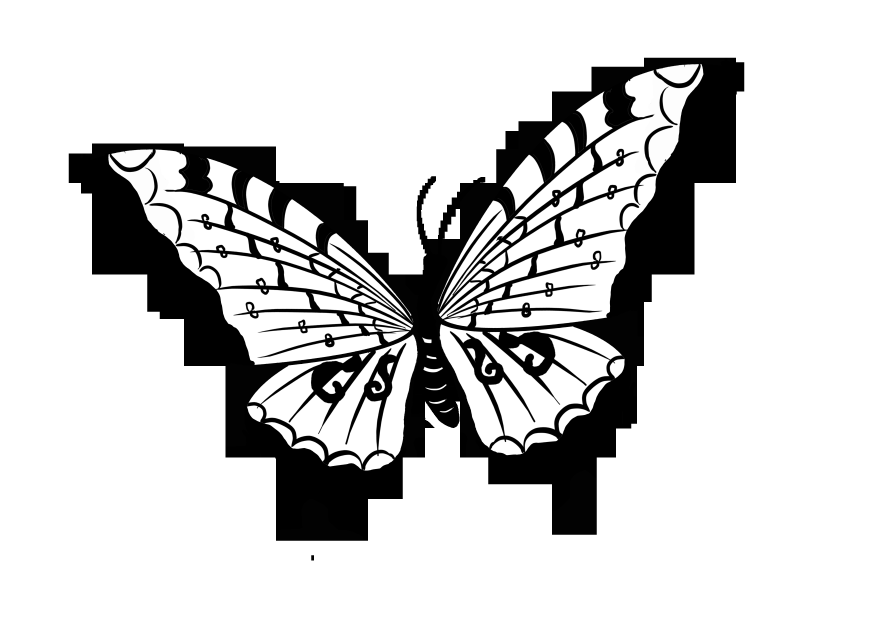
#> input picture lab_1bw.png, 3508 x 2480 px, given in place of 1_8.png, which was not available (shown at 1/4 size)
$ jupyter execute Lab1.ipynb   (shell and % lines are left out)   (text cells are left out)
#> lines starting #> are read from the running program, lines starting #| are printed output that depends on the picture; pictures that were not available may be replaced by others from this repository, and a replacement may not be noted
[cell 1]
import cv2

[cell 2]
import numpy as np

[cell 3]
import matplotlib.pyplot as plt

[cell 4]
img_bw = cv2.imread("./examples/1_8.png", cv2.IMREAD_GRAYSCALE)
#> img_bw is the input picture: shape (2480, 3508); min 0, max 255, mean 207.3

[cell 5]
print(img_bw)
#> (printed output is left out)

[cell 6]
# Створити робоче вікно із заданим розміром
plt.figure(figsize=(5, 5))

# Відобразити зображення
plt.imshow(img_bw, cmap='gray')

# Показати робоче вікно
plt.show();

[cell 7]
img = cv2.imread("./examples/rgb.png")
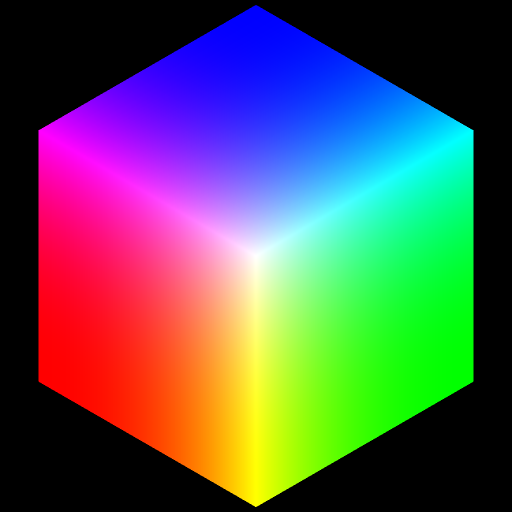
#> input picture lab_1rgb.png, 1024 x 1024 px, given in place of rgb.png, which was not available (shown at 1/2 size)
#> img is the input picture: shape (1024, 1024, 3); mean B, G, R 86.3, 86.3, 86.3

[cell 8]
img_rgb = cv2.cvtColor(img, cv2.COLOR_BGR2RGB)
plt.figure(figsize=(10, 10))
plt.imshow(img_rgb)
plt.show();

[cell 9]
plt.figure(figsize=(10, 10))
plt.imshow(cv2.cvtColor(img, cv2.COLOR_BGR2RGB))
plt.show();

[cell 10]
img_bw.shape
#> Out = (2480, 3508)

[cell 11]
img.shape
#> Out = (1024, 1024, 3)

[cell 12]
print("Type = %s"%(img_bw.dtype))
#| Type = uint8
print("Type = %s"%(img.dtype))
#| Type = uint8

[cell 13]
print("Type = %s"%type(img_bw))
#| Type = <class 'numpy.ndarray'>
print("Type = %s"%type(img))
#| Type = <class 'numpy.ndarray'>

[cell 14]
# (0,0)
print(img_bw[0, 0])
#| 255

# (7, 7)
print(img_bw[int(img_bw.shape[0] / 2 - 1), int(img_bw.shape[1] / 2 - 1)])
#| 0

# (15, 15)
print(img_bw[int(img_bw.shape[0] - 1), int(img_bw.shape[1] - 1)])
#| 255

[cell 15]
# (0, 0)
print(img_rgb[0, 0])
#| [0 0 0]

# (261, 255)
print(img[int(img_rgb.shape[0] / 2 - 1), int(img_rgb.shape[1] / 2 - 1)])
#| [255 255 255]

# (523, 511)
print(img_rgb[int(img_rgb.shape[0] - 1), int(img_rgb.shape[1] - 1)])
#| [0 0 0]

[cell 16]
# піксель з червоним кольором
print(img_rgb[100,100])
#| [0 0 0]

# піксель з зеленим кольором
print(img_rgb[100, 400])
#| [ 19   0 255]

# піксель з синім кольором
print(img_rgb[400, 250])
#| [255  33 213]

[cell 17]
img_crop_bw = img_bw[2:8, 4:12]
print(img_crop_bw)
#| [[255 255 255 255 255 255 255 255]
#|  [255 255 255 255 255 255 255 255]
#|  [255 255 255 255 255 255 255 255]
#|  [255 255 255 255 255 255 255 255]
#|  [255 255 255 255 255 255 255 255]
#|  [255 255 255 255 255 255 255 255]]
plt.imshow(img_crop_bw, cmap='gray')
plt.show()
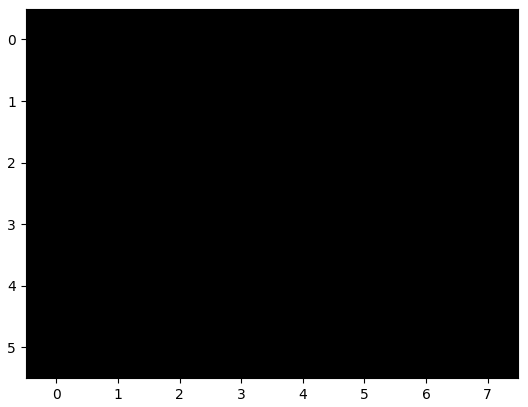
#> figure drawn by matplotlib, 1 panel

[cell 18]
img_crop_rgb = img_rgb[130:330, 160:350]
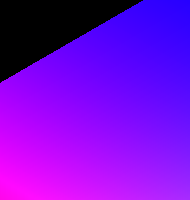
#> img_crop_rgb: shape (200, 190, 3); mean R, G, B 119, 7, 215
plt.imshow(img_crop_rgb)
plt.show()

[cell 19]
plt.figure(figsize=(10, 10))

plt.subplot(131);
R = np.zeros(img_rgb.shape, dtype='uint8')
R[:, :, 0] = img_rgb[:, :, 0]
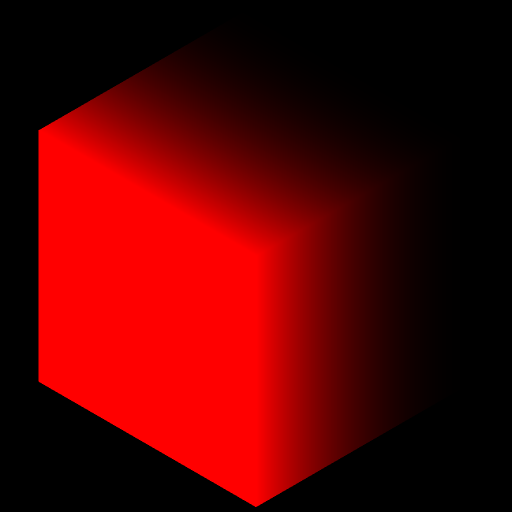
#> R: shape (1024, 1024, 3) (shown at 1/2 size); mean R, G, B 86.3, 0, 0
plt.imshow(R)

plt.subplot(132);
G = np.zeros(img_rgb.shape, dtype='uint8')
G[:, :, 1] = img_rgb[:, :, 1]
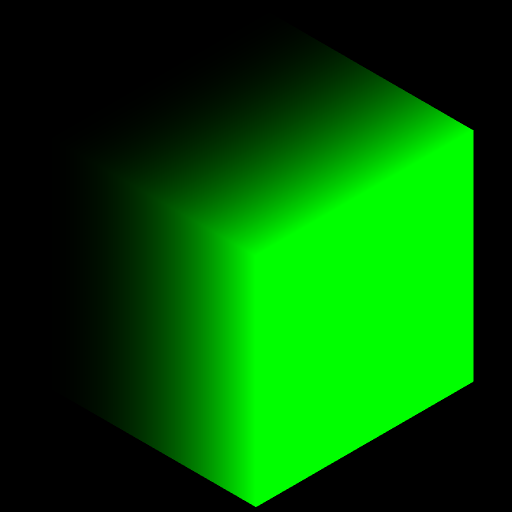
#> G: shape (1024, 1024, 3) (shown at 1/2 size); mean R, G, B 0, 86.3, 0
plt.imshow(G)

plt.subplot(133);
B = np.zeros(img_rgb.shape, dtype='uint8')
B[:, :, 2] = img_rgb[:, :, 2]
plt.imshow(B)

plt.show()

[cell 20]
# встановимо всі значення яскравості піксела синього каналу рівними 0
B[:, :, 2] = 0
#> B: shape (1024, 1024, 3); every value is 0

[cell 21]
img_merge = cv2.merge((R[:, :, 0], G[:, :, 1], B[:, :, 2]))
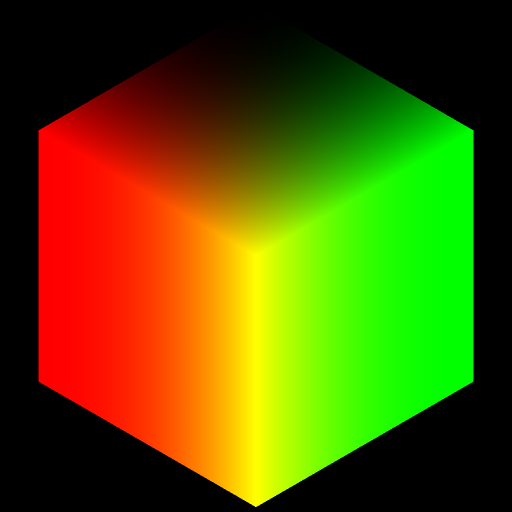
#> img_merge: shape (1024, 1024, 3) (shown at 1/2 size); mean R, G, B 86.3, 86.3, 0

plt.imshow(img_merge)
plt.show()

[cell 22]
plt.figure(figsize=(10, 10))

b, g, r = cv2.split(img)
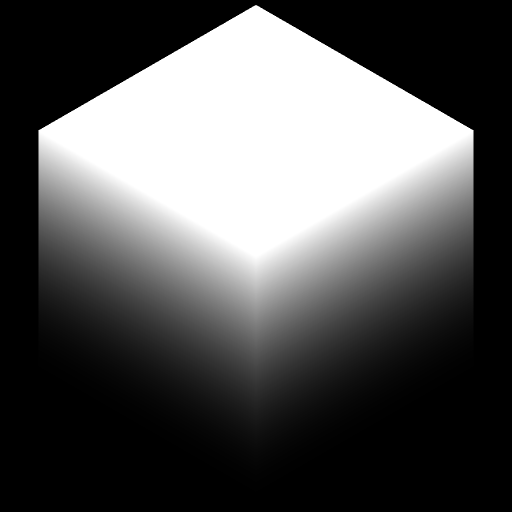
#> b: shape (1024, 1024) (shown at 1/2 size); min 0, max 255, mean 86.3
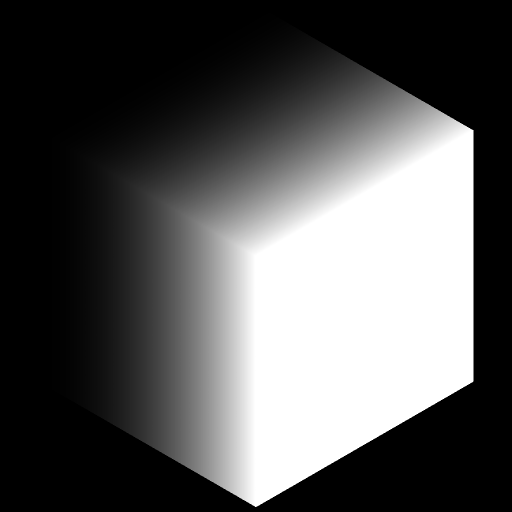
#> g: shape (1024, 1024) (shown at 1/2 size); min 0, max 255, mean 86.3
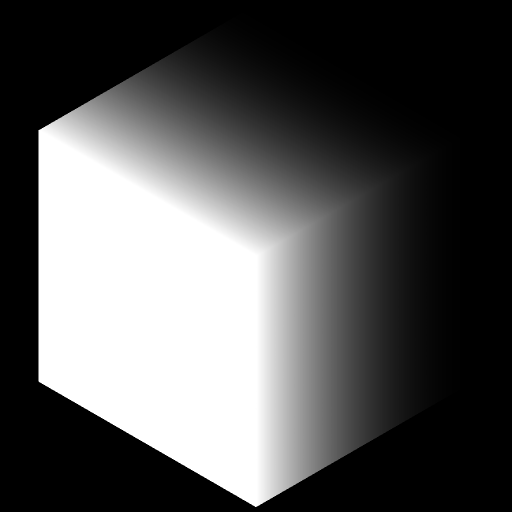
#> r: shape (1024, 1024) (shown at 1/2 size); min 0, max 255, mean 86.3
plt.subplot(131);
R = np.zeros(img_rgb.shape, dtype='uint8')
R[:, :, 0] = r
plt.imshow(R)

plt.subplot(132);
G = np.zeros(img_rgb.shape, dtype='uint8')
G[:, :, 1] = g
plt.imshow(G)

plt.subplot(133);
B = np.zeros(img_rgb.shape, dtype='uint8')
B[:, :, 2] = b
plt.imshow(B)

plt.show()

[cell 23]
cv2.imwrite("./examples/rgb_write.png", img)
#> Out = True

[cell 24]
import cv2
import numpy as np
import matplotlib.pyplot as plt
img_bw = cv2.imread("lab_1bw.png", cv2.IMREAD_GRAYSCALE)
img_bgr = cv2.imread("lab_1rgb.png")

[cell 25]
plt.figure(figsize=(9, 9))
plt.imshow(img_bw, cmap='gray')
plt.show();

[cell 26]
plt.figure(figsize=(9, 9))
plt.imshow(img_bgr)
plt.show();

[cell 27]
img_hsv = cv2.cvtColor(img, cv2.COLOR_BGR2HSV)
#> img_hsv: shape (1024, 1024, 3); mean H, S, V 55.2, 135.9, 159.4
plt.figure(figsize=(9, 9))
plt.imshow(img_hsv)
plt.show();

[cell 28]
img_rgb = cv2.cvtColor(img, cv2.COLOR_BGR2RGB)
plt.figure(figsize=(9, 9))
plt.imshow(img_rgb)
plt.show();

[cell 29]
plt.figure(figsize=(10, 10))
plt.subplot(131);
R = np.zeros(img_rgb.shape, dtype='uint8')
R[:, :, 0] = img_rgb[:, :, 0]
plt.imshow(R)
plt.subplot(132);
G = np.zeros(img_rgb.shape, dtype='uint8')
G[:, :, 1] = img_rgb[:, :, 1]
plt.imshow(G)
plt.subplot(133);
B = np.zeros(img_rgb.shape, dtype='uint8')
B[:, :, 2] = img_rgb[:, :, 2]
plt.imshow(B)
plt.show()

[cell 30]
plt.figure(figsize=(10, 10))

plt.subplot(131);
H = np.zeros(img_hsv.shape, dtype='uint8')
H[:, :, 0] = img_hsv[:, :, 0]
#> H: shape (1024, 1024, 3); mean H, S, V 55.2, 0, 0
plt.imshow(H)

plt.subplot(132);
S = np.zeros(img_hsv.shape, dtype='uint8')
S[:, :, 1] = img_hsv[:, :, 1]
#> S: shape (1024, 1024, 3); mean H, S, V 0, 135.9, 0
plt.imshow(S)

plt.subplot(133);
V = np.zeros(img_hsv.shape, dtype='uint8')
V[:, :, 2] = img_hsv[:, :, 2]
#> V: shape (1024, 1024, 3); mean H, S, V 0, 0, 159.4
plt.imshow(V)

plt.show()

[cell 31]
img_interest_bw = img_bw[0:int(img_bw.shape[0]/2), 0:int(img_bw.shape[1]/2)]
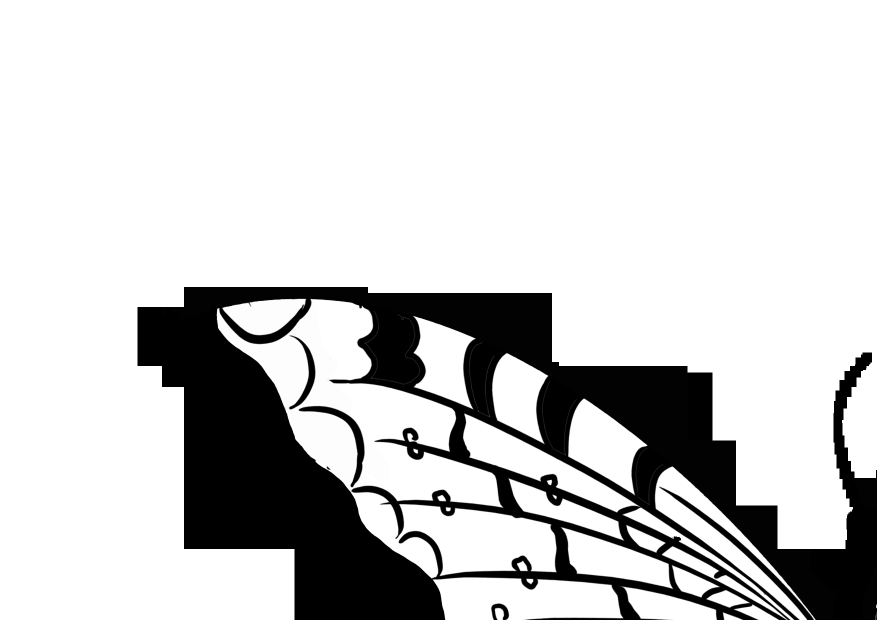
#> img_interest_bw: shape (1240, 1754) (shown at 1/2 size); min 0, max 255, mean 206.2
plt.imshow(img_interest_bw, cmap='gray')
plt.show()

[cell 32]
cv2.imwrite("bw_interest.png", img_interest_bw)
#> Out = True
